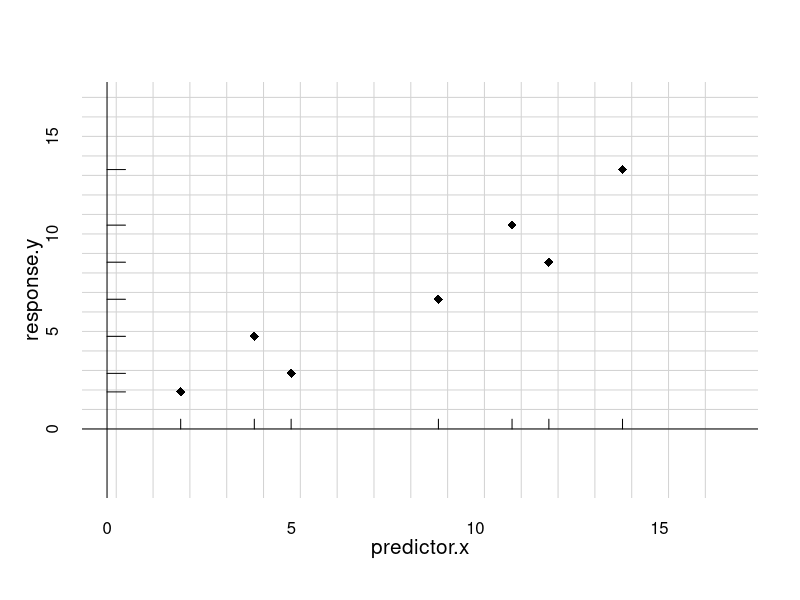

Generate this figure with R:


### The function
make.scatterplot <- function(dat = df,
                             predictor.x = "predictor.x",
                             response.y = "response.y",
                             one2one = TRUE,
                             add.legend = TRUE){
  
  #Set min and max
  ylim. <- c(0,max(c(dat[,predictor.x],
                     dat[, response.y]))+3)
  xlim. <-  ylim. <- round(ylim.)
  
  ylim.[1] <- -2.75
  
  #plot data
  plot(dat[, response.y] ~ dat[,predictor.x],
       xlim = xlim., 
       ylim = ylim.,
       pch = 18, cex = 1,bty = "n",axes=FALSE,
       xlab = "",ylab = "")
  
  #remove axes
  axis(side = 1, line = NA, col = "white")
  axis(side = 2, line = NA, col = "white")
  
  #add Grid lines
  abline(h = xlim.[1]:xlim.[2], col = "lightgrey")
  abline(v = ylim.[1]:ylim.[2], col = "lightgrey")
  
  #add x and y axes manually
  abline(v = 0)
  abline(h = 0)
  
  #add points over grid lines
  points(dat[, response.y] ~ dat[, predictor.x],
         xlim = xlim., 
         ylim = ylim.,
         pch = 18, 
         cex = 1.25,
         xlab = "",
         ylab = "")
  
  # re-label axes
  mtext(text = "predictor.x", side = 1,2, cex = 1.25)
  mtext(text = "response.y", side = 2,2, cex = 1.25)
  
  #x axis rugplot
  segments(x0 = dat[, predictor.x],
           x1 = dat[, predictor.x],
           y0 = 0,
           y1 = 1/2)
  
  #y axis rugplot
  segments(y0 = dat[, response.y], 
           y1 = dat[, response.y],
           x0 = 0,
           x1 = 1/2)
  
  #add 1:1 line
  if(one2one == TRUE){
    # 1:1 line
    abline(a = 0, b = 1, col = 2, lty = 2)
  }
  
  
  # Add legend
  if(add.legend == TRUE){
    legend("topleft",
           legend = "Line w/ slope = 1",
           col = c(2),
           lty = c(2),
           cex = 0.75)
  }
}




### test function

predictor.x <- c(2,5,4,9,12,11,14)
response.y <- c(2,3,5,7,9,11,14)*.95

df <- data.frame(response.y, predictor.x)

make.scatterplot(dat = df,
                 one2one = FALSE,
                 add.legend = FALSE)
